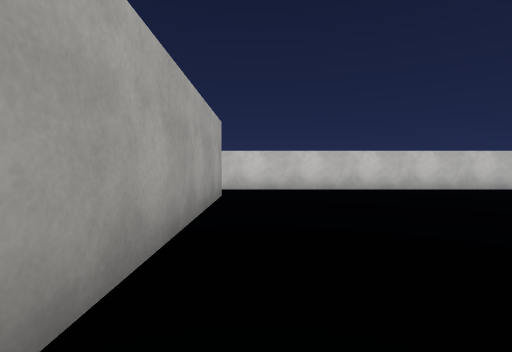
[1] (above)

24 first-person views from a walk through a Unity game level. The camera is 1.2 m above the floor, tilts 2° down and sees 85° across. The floor is counted in squares, 2 m on a side. Each view is taken from the middle of a square. On the plan, view 1 faces up. The plan holds only what a view shows up to about 9 squares ahead; the rest is blank. The place goes on beyond the plan. The player is left out. Surface patterns are stand-ins for the level's own textures.

[2]
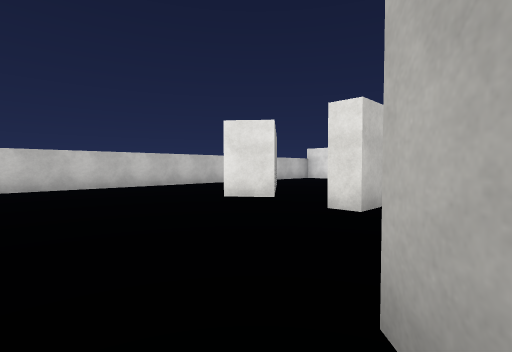

[3]
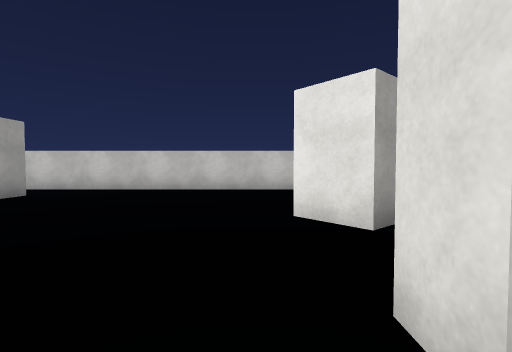

[4]
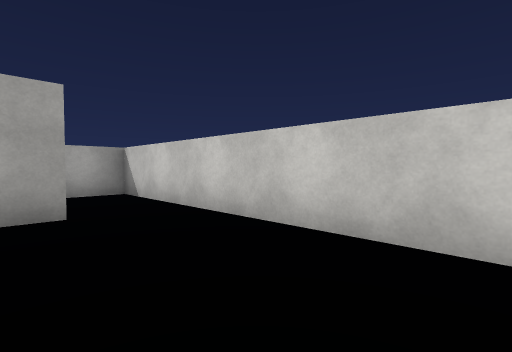

[5]
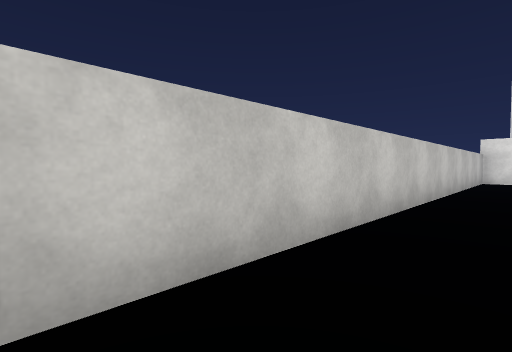

[6]
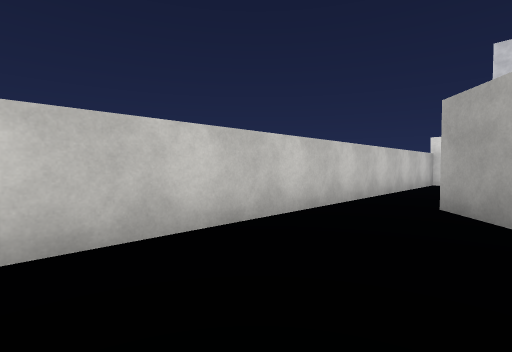

[7]
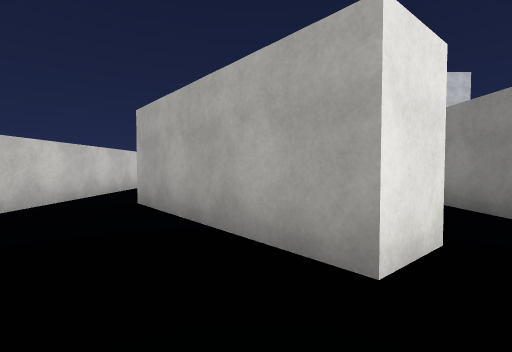

[8]
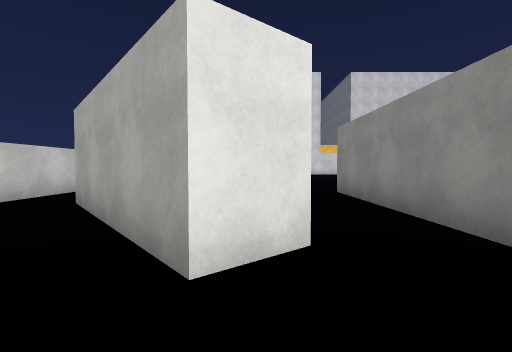

[9]
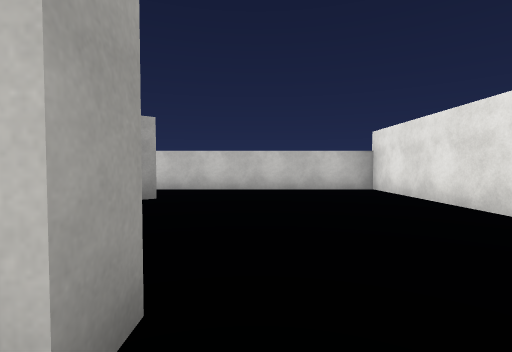

[10]
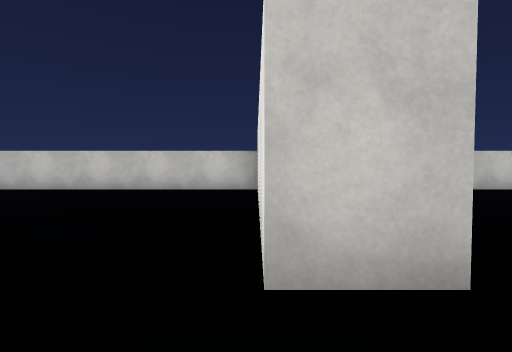

[11]
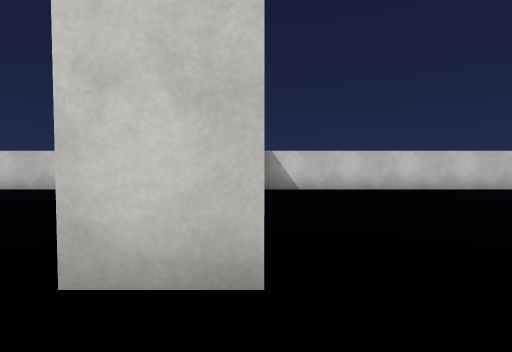

[12]
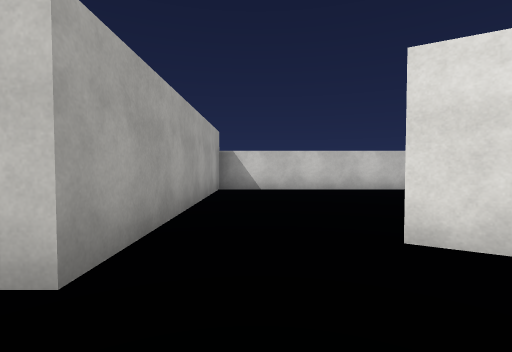

[13]
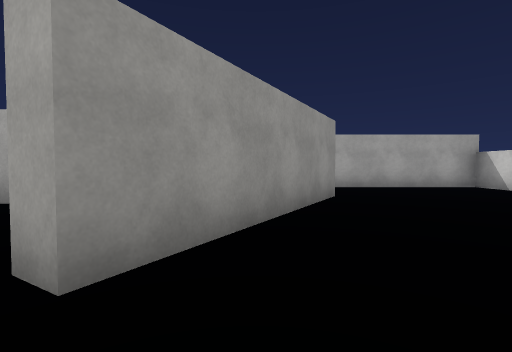

[14]
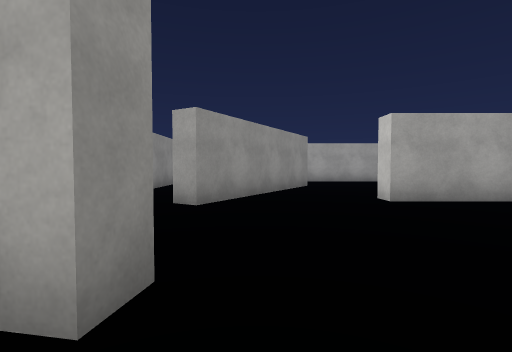

[15]
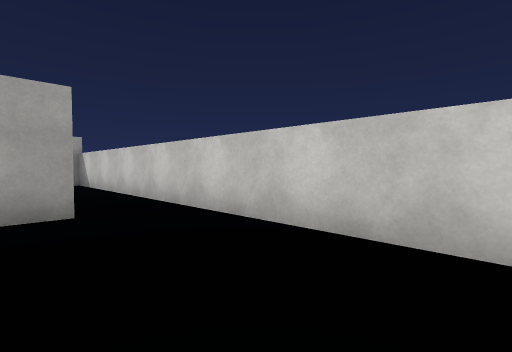

[16]
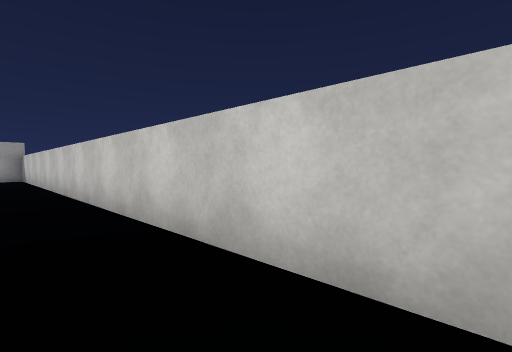

[17]
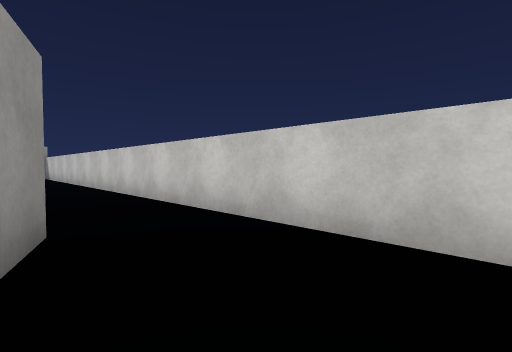

[18]
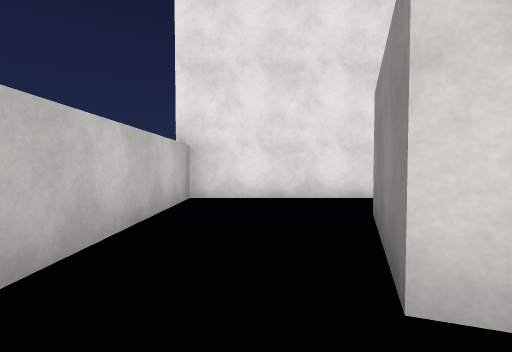

[19]
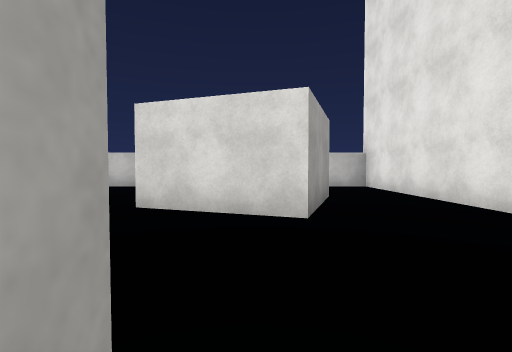

[20]
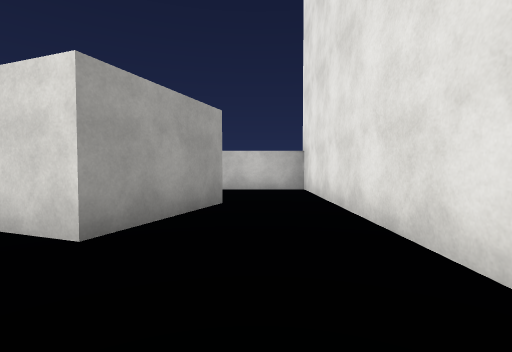

[21]
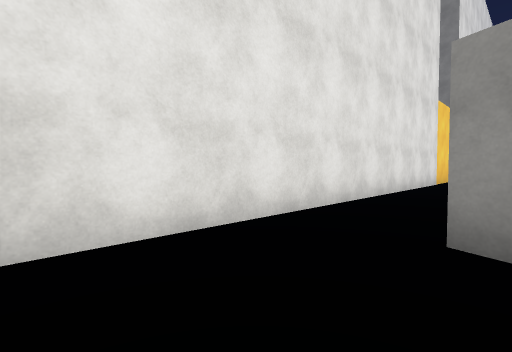

[22]
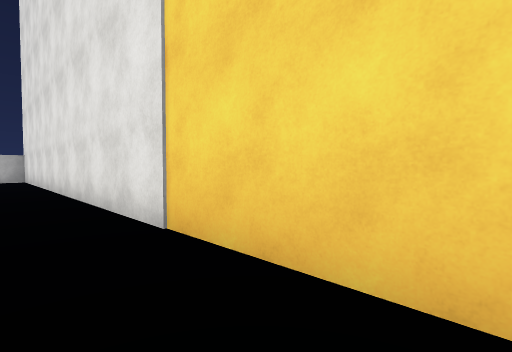

[23]
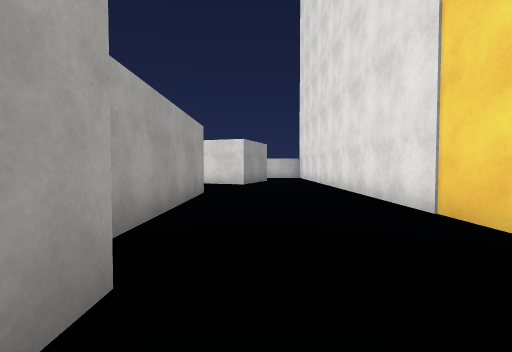

[24]
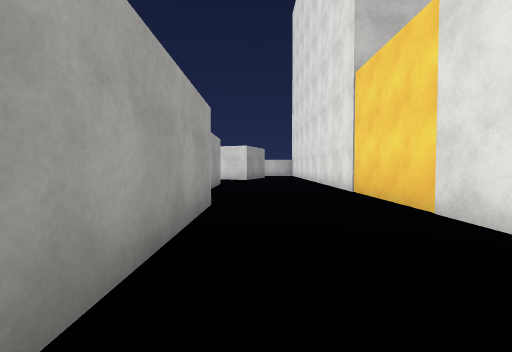

### Floor plan
Points are (right, up) in squares from view 1. A wall is a line through its corners. A room is listed if a view was taken in it or the views show most of it. See-through windows are left out.
Room 1 (views 1, 2, 4, 5, 6, 7, 8)
walls: (-0.7, 5.8) (-0.7, 0.6); (5.1, 2.6) (4.5, 3.4) (6.7, 5.2); (4.6, 0.6) (4.6, 1.1); (5.5, 7.3) (-0.5, 7.3); (1.6, -1.1) (2.1, -0.5)
ways out: opening at (1.5, -0.2) to room 2
Room 2 (views 3, 9, 10, 11, 12)
walls: (5.2, 0.6) (4.6, 0.6); (16, -1.7) (17.6, -1.7); (5, 1.1) (9.6, 1.1) (9.6, 0.5); (14, 1.3) (13, 1.3) (13, 7.3) (5.5, 7.3); (8.2, 5.2) (5.1, 2.6); (6.7, 5.2) (7.6, 6); (-0.5, 7.3) (-3.2, 7.3) (-3.2, 6.1)
ways out: opening at (1.5, -0.2) to room 1
Room 3 (views 13, 14, 15, 16, 17, 18, 19, 20, 21, 22, 23, 24)
walls: (28.3, -5.6) (28.3, -9.4); (27.8, -0.6) (27.8, -4.8); (31.3, -7.6) (31.3, 7.3) (19.4, 7.3); (23.5, 0.5) (24.1, 0.4) (24, 0); (27, 5.4) (29.5, 4.5) (28.6, 2.2) (26.1, 3.1); (19, 1.1) (20.7, 0.1) (20.4, -0.4); (20.3, 5.9) (20.3, 3.3) (19.8, 3.3)

Where each view was taken, in squares from view 1:
view 1: 0 up, 0 right, facing up
view 2: 1 down, 1 right, facing up-right
view 3: 0 up, 4 right, facing up
view 4: 5 up, 3 right, facing up-left
view 5: 6 up, 1 right, facing up-right
view 6: 5 up, 3 right, facing up-right
view 7: 4 up, 3 right, facing right
view 8: 3 up, 3 right, facing right
view 9: 0 up, 10 right, facing up
view 10: 0 up, 13 right, facing up
view 11: 0 up, 14 right, facing up
view 12: 0 up, 15 right, facing up
view 13: 1 up, 22 right, facing left
view 14: 1 up, 25 right, facing left
view 15: 5 up, 24 right, facing up-left
view 16: 6 up, 28 right, facing up-left
view 17: 5 up, 30 right, facing up-left
view 18: 6 up, 26 right, facing right
view 19: 1 down, 28 right, facing up
view 20: 0 up, 30 right, facing up
view 21: 7 up, 29 right, facing down-right
view 22: 6 down, 30 right, facing up-right
view 23: 7 down, 29 right, facing up
view 24: 10 down, 29 right, facing up
